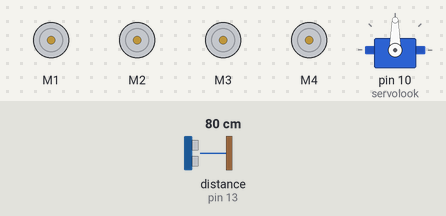
Bench run of a sketch on a simulated Arduino Uno, built with avr-gcc and run on an emulated ATmega328P. Shown: 4 × DC motor (green arrow = forward, orange = backward, longer = faster), servo. Wiring (inferred from the names in the program): ultrasonic range finder: trigger pin 2; echo pin 13. The test bench sets the inputs (shaded band); at power-on: distance to the obstacle (sensor on pin 13) 80 cm. The echo pulse lasts 58.3 µs per cm.

Above: at 0.05 s.
At 0.8 s:
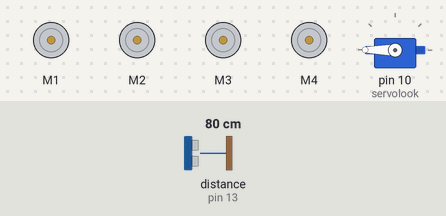
At 1.5 s:
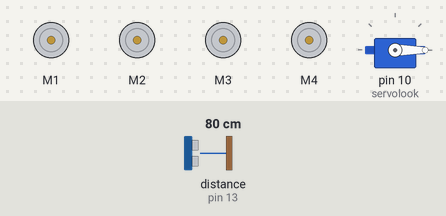
At 2.95 s:
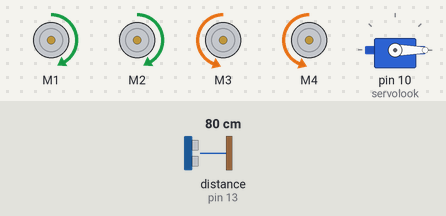
Timing chart, 0 to 6.8 s (numbered marks = the images above):
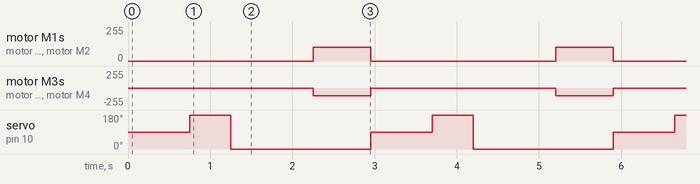

Measured:
- by itself, motor M1, motor M2: alternates forward 105/255 for 0.70 s and stopped for 2.3 s
- by itself, motor M3, motor M4: alternates backward 115/255 for 0.70 s and stopped for 2.3 s
- by itself, servo on pin 10 (servolook): repeats every 3.0 s: 0° 1.7 s, 90° 0.75 s, 180° 0.50 s

The sketch:

Ultrasonic_Car.ino
```cpp
#include <AFMotor.h>
#include <Servo.h>


AF_DCMotor rightBack(1);
AF_DCMotor rightFront(2);
AF_DCMotor leftFront(3);
AF_DCMotor leftBack(4);
Servo servolook;

byte trig = 2;
byte echo = 13;
byte maxDist = 150;
byte stopDist = 50;
float timeOut = 2*(maxDist+10)/100/340*1000000;

byte motorSpeed = 55;
int motorOffset = 10;
int turnSpeed = 50;

void setup()
{
  rightBack.setSpeed(motorSpeed);
  rightFront.setSpeed(motorSpeed);
  leftFront.setSpeed(motorSpeed+motorOffset);
  leftBack.setSpeed(motorSpeed+motorOffset);
  rightBack.run(RELEASE);
  rightFront.run(RELEASE);
  leftFront.run(RELEASE);
  leftBack.run(RELEASE);
  servolook.attach(10);
  pinMode(trig,OUTPUT);
  pinMode(echo,INPUT);

}

void loop()
{
  servolook.write(90);
  delay(750);
  int distance=getDistance();
  if(distance >= stopDist)
  {
    moveForward();
  }
  while(distance >= stopDist)
  {
    distance = getDistance();
    delay(250);
  }
  stopMove();
  int turnDir = checkDirection();
  Serial.print(turnDir);
  switch(turnDir)
  {
    case 0:
      turnLeft(400);
      break;
    case 1:
      turnLeft(700);
      break;
    case 2:
      turnRight(400);
      break;
  }
}
void accelerate()
{
  for (int i=0; i<motorSpeed; i++)
  {
    rightBack.setSpeed(i);
    rightFront.setSpeed(i);
    leftFront.setSpeed(i+motorOffset);
    leftBack.setSpeed(i+motorOffset);
    delay(10);
  }
}
void decelerate()
{
  for (int i=motorSpeed; i!=0; i++)
  {
    rightBack.setSpeed(i);
    rightFront.setSpeed(i);
    leftFront.setSpeed(i+motorOffset);
    leftBack.setSpeed(i+motorOffset);
    delay(10);
  }
}
void moveForward()
{
  rightBack.run(FORWARD);
  rightFront.run(FORWARD);
  leftFront.run(FORWARD);
  leftBack.run(FORWARD);
}
void stopMove()
{
  rightBack.run(RELEASE);
  rightFront.run(RELEASE);
  leftFront.run(RELEASE);
  leftBack.run(RELEASE);
}
void turnLeft(int duration)
{
  rightBack.setSpeed(motorSpeed+turnSpeed);
  rightFront.setSpeed(motorSpeed+turnSpeed);
  leftFront.setSpeed(motorSpeed+motorOffset+turnSpeed);
  leftBack.setSpeed(motorSpeed+motorOffset+turnSpeed);
  rightBack.run(FORWARD);
  rightFront.run(FORWARD);
  leftFront.run(BACKWARD);
  leftBack.run(BACKWARD);
  delay(duration);
  rightBack.setSpeed(motorSpeed);
  rightFront.setSpeed(motorSpeed);
  leftFront.setSpeed(motorSpeed+motorOffset);
  leftBack.setSpeed(motorSpeed+motorOffset);
  rightBack.run(RELEASE);
  rightFront.run(RELEASE);
  leftFront.run(RELEASE);
  leftBack.run(RELEASE);
}
void turnRight(int duration)
{
  rightBack.setSpeed(motorSpeed+turnSpeed);
  rightFront.setSpeed(motorSpeed+turnSpeed);
  leftFront.setSpeed(motorSpeed+motorOffset+turnSpeed);
  leftBack.setSpeed(motorSpeed+motorOffset+turnSpeed);
  rightBack.run(BACKWARD);
  rightFront.run(BACKWARD);
  leftFront.run(FORWARD);
  leftBack.run(FORWARD);
  delay(duration);
  rightBack.setSpeed(motorSpeed);
  rightFront.setSpeed(motorSpeed);
  leftFront.setSpeed(motorSpeed+motorOffset);
  leftBack.setSpeed(motorSpeed+motorOffset);
  rightBack.run(RELEASE);
  rightFront.run(RELEASE);
  leftFront.run(RELEASE);
  leftBack.run(RELEASE);
}
int getDistance()
{
  unsigned long pulseTime;
  int distance;
  digitalWrite(trig,HIGH);
  delayMicroseconds(10);
  digitalWrite(trig,LOW);
  pulseTime = pulseIn(echo,HIGH,timeOut);
  distance = (float)pulseTime*340/2/10000;
  return distance;
}
int checkDirection()
{
  int distance [2] = {0,0};
  int turnDir = 1;
  servolook.write(180);
  delay(500);
  distance[0] = getDistance();
  servolook.write(0);
  delay(1000);
  distance[1] = getDistance();
  if (distance[0]>=200 && distance[1]>=200)
  turnDir = 0;
  else if (distance[0]<=stopDist && distance[1]<=stopDist)
  turnDir = 1;
  else if (distance[0]>= distance[1])
  turnDir = 0;
  else if (distance[0]<distance[1])
  turnDir = 2;
  return turnDir;
}
```
